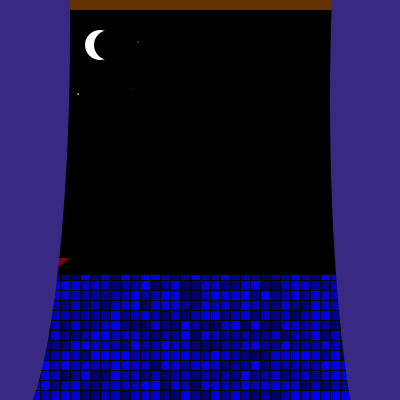
Frame 1 (no input)
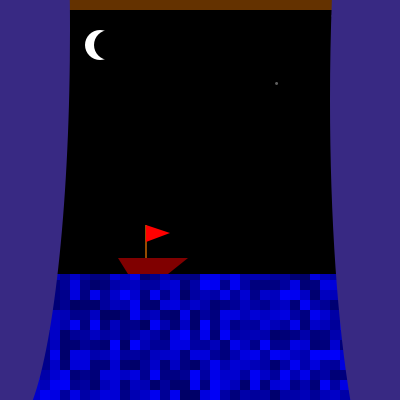
Frame 60 (the mouse pressed at the canvas centre just before this capture)
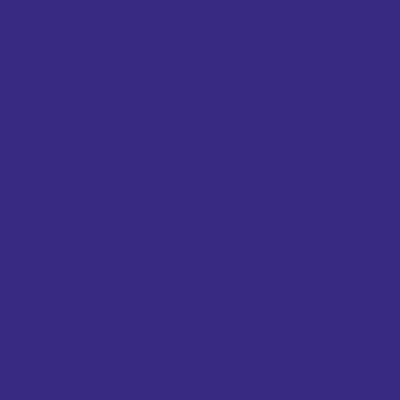
Frame 120 (the mouse held since frame 60 and released just before this capture)

The Processing sketch that drew these frames (run headless with seeded random() and noise(); from frame 60 on, the mouse is pressed at the canvas centre):

// Processing sketch: processing_173192
// ── processing_173192.pde


int blocksize = 10;
int moviment = 0; // moviment vaixell
boolean nit = false;
int moviment2=0; // moviment finestra
boolean mati = false;
int nuvol1 = 0;
int nuvol2 = 0;
int nuvol3 = 0;

void setup(){
  size (400,400);
  background(255);
}

void draw(){
 
  frameRate(10);
  for(int y=0; y<height; y+=blocksize) { //mar escala masiva
  for(int x=0; x<width;x+=blocksize) {
    fill(0,0, random(100,255)); // aleatori pero de colors blaus
    rect(x,y,blocksize,blocksize);
  }
  }

    fill (0);
    rect (0,0,400,274);  // tapar mar escala masiva

  for (int a=0; a<height; a=a+300){ // estrelles
  for (int b=0;b<width;b=b+300){
    fill (random(255), random(200));
    ellipse(random(400), random(250), 3, 3);
  }
  }

  noStroke();
  fill(#643200); // pal de adalt
  rect(0,0,400,10); 
  fill(255); // lluna sencera
  ellipse(100,45,30,30);
  fill(0); //mitja lluna
  ellipse(109,45,30,30);

if (moviment < 400){
   fill (#800000);
   beginShape();
   vertex (10+moviment,274);
   vertex(0+moviment,258);
   vertex(70+moviment,258);
   vertex(50+moviment,274);
   vertex(10+moviment,274);
   endShape();
   fill(#964b00);
   rect (27+moviment,225,2,33);
   fill(#ff0000);
   triangle(28+moviment,225,52+moviment,233,28+moviment,242);  //bandera vaixell

   moviment = moviment +2; // moviment vaixell
}
fill(#382983);
ellipse (10,30,120,800);//cortina dreta
ellipse (390,100,120,800); //cortina esquerra

moviment2 = moviment2 +10; // moviment finestres
if (nit == true){ // tancament finestres
  fill(#382983);
  ellipse (10,30+moviment2,120+moviment2,800+moviment2);//cortina dreta
  ellipse (390,100,120+moviment2,800); //cortina esquerra
 
}else{
  nit = false;
  moviment2 =0;
}

if (mati==true){
  
    fill(255);
    rect (0,0,400,400);
    background(255);
  
  frameRate(10);
  for(int y=0; y<height; y+=blocksize) { //mar escala masiva
  for(int x=0; x<width;x+=blocksize) {
    fill(0,0, random(200,255)); // aleatori pero de colors blaus
    rect(x,y,blocksize,blocksize);
  }
  }

    fill (#00ffff);
    rect (0,0,400,274);  // tapar mar escala masiva
  
    fill(#ffff00); // sol
    ellipse(100,45,30,30);

    fill(255); // nuvol1
    ellipse( 60+nuvol1,78,20,20);
    ellipse( 60+nuvol1,80,20,20);
    ellipse( 50+nuvol1,81,20,20);
    ellipse( 65+nuvol1,79,20,20);
   
    fill(255); // nuvol2
    ellipse( 60+nuvol2,118,40,20);
    ellipse( 60+nuvol2,120,40,20);
    ellipse( 50+nuvol2,119,40,20);
    ellipse( 65+nuvol2,1229,40,20);
   
    fill(255); // nuvol3
    ellipse( 70+nuvol3,88,20,20);
    ellipse( 70+nuvol3,90,20,20);
    ellipse( 60+nuvol3,91,20,20);
    ellipse( 75+nuvol3,89,20,20);

   
     if(nuvol1 > width){
       nuvol1 = -160; 
     }else{
       nuvol1 = nuvol1 + 10; 
     }  
   
     if (nuvol2 >width){
       nuvol2 = -20;
     }else{
       nuvol2 = nuvol2 + 7;
     }
   
      if (nuvol3 >width){
       nuvol3 = -20;
     }else{
       nuvol3 = nuvol3 + 3;
     }
   
  fill(#643200); // pal de adalt
  rect(0,0,400,10);    
   
  fill(#382983);
  ellipse (10,30,120,800);//cortina dreta
  ellipse (390,100,120,800); //cortina esquerra
  
} //tancament if inicial

} // tancament void draw

void mousePressed(){
  nit = true; 
}

void mouseReleased(){
 nit = false; 
 mati = true;
}
